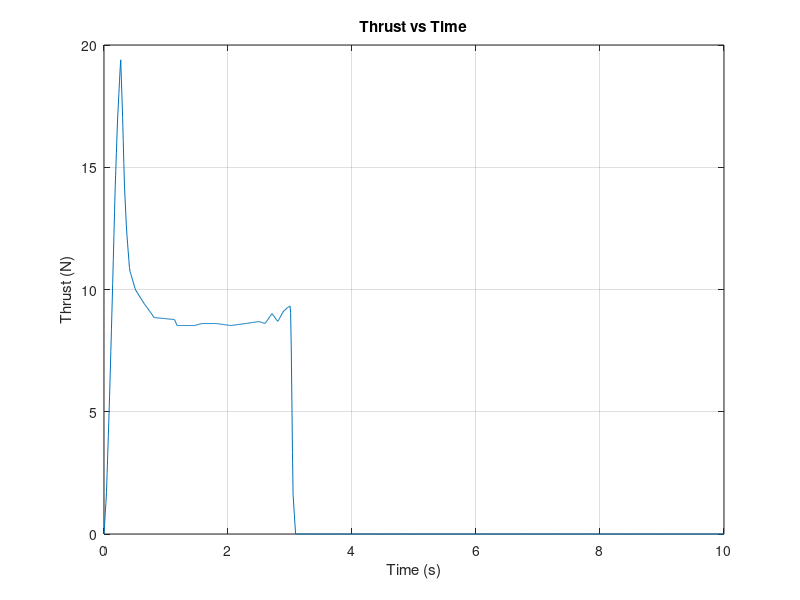
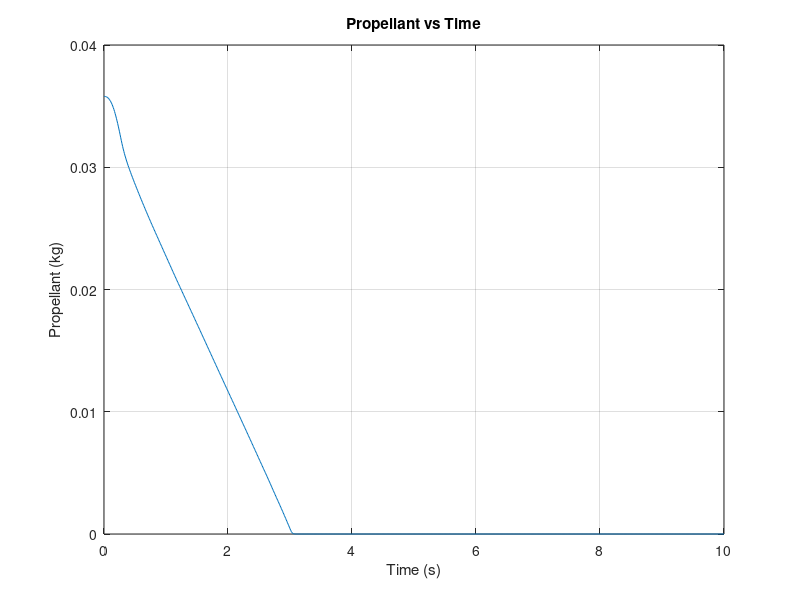
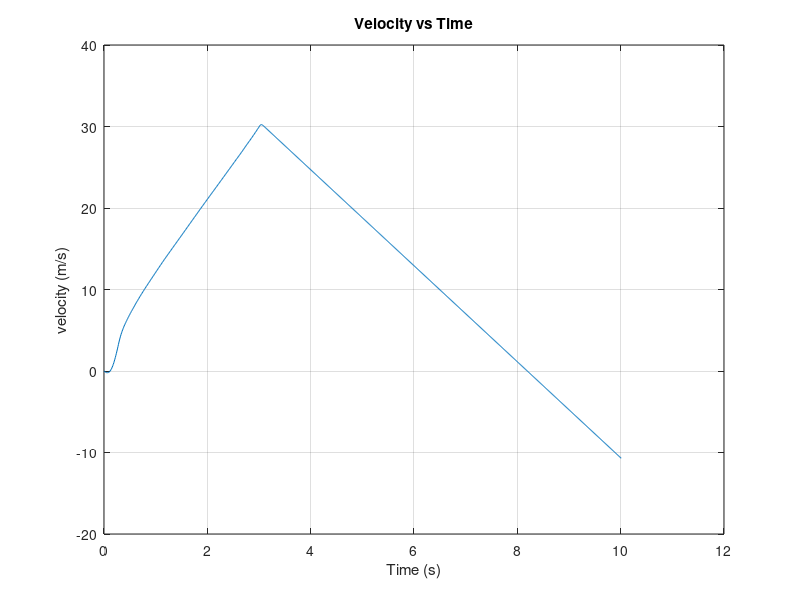
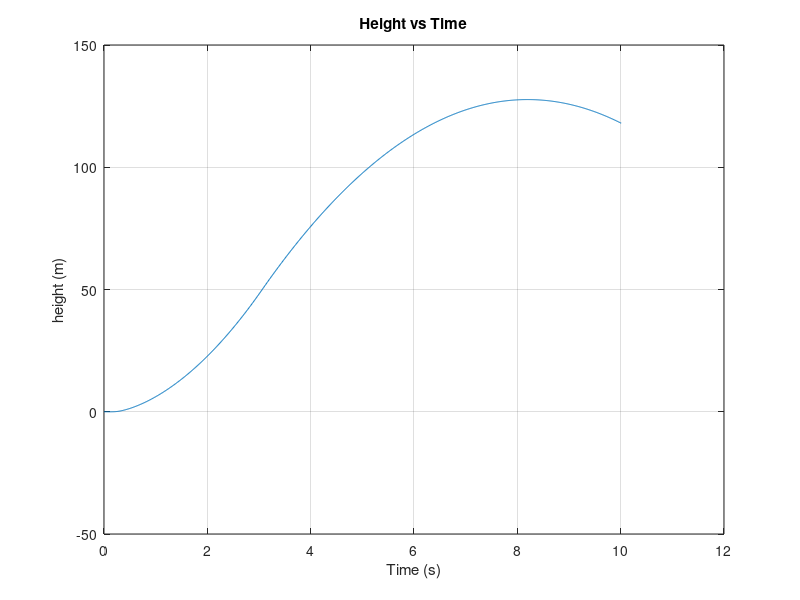

The MATLAB source for these figures, in order: (Note: this script raises an error after producing the figures.)
function [ ] = allDataImage()
load ('forGraph')

figure('Name', 'Thrust')
plot(t, thrust)
title("Thrust vs Time")
xlabel("Time (s)"), ylabel("Thrust (N)")
grid on;

figure('Name',  'Propellant Mass Data')
plot(t, mProp);
title("Propellant vs Time")
xlabel("Time (s)"), ylabel("Propellant (kg)")
grid on;

figure('Name',  'velocity')
plot(tNew, v);
title("Velocity vs Time")
xlabel("Time (s)"), ylabel("velocity (m/s)")
grid on;

figure('Name',  'height')
plot(tNew, y);
title("Height vs Time")
xlabel("Time (s)"), ylabel("height (m)")
grid on;

figure('Name', 'drag force')
plot(tNew, Drag_Force(Cd, S, v, y))
title("Drag Force vs Time")
xlabel("Time (s)"), ylabel("Force (N)")
